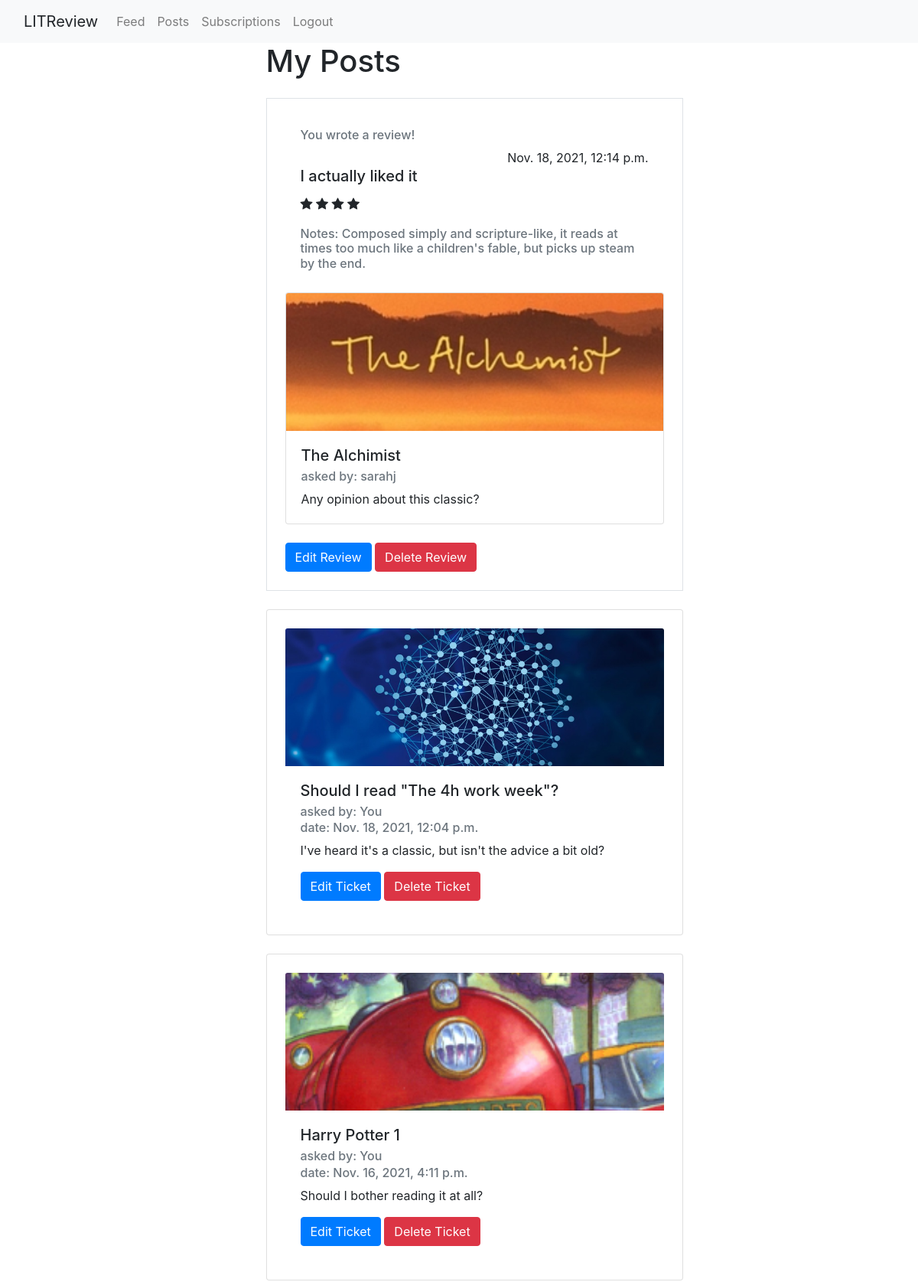
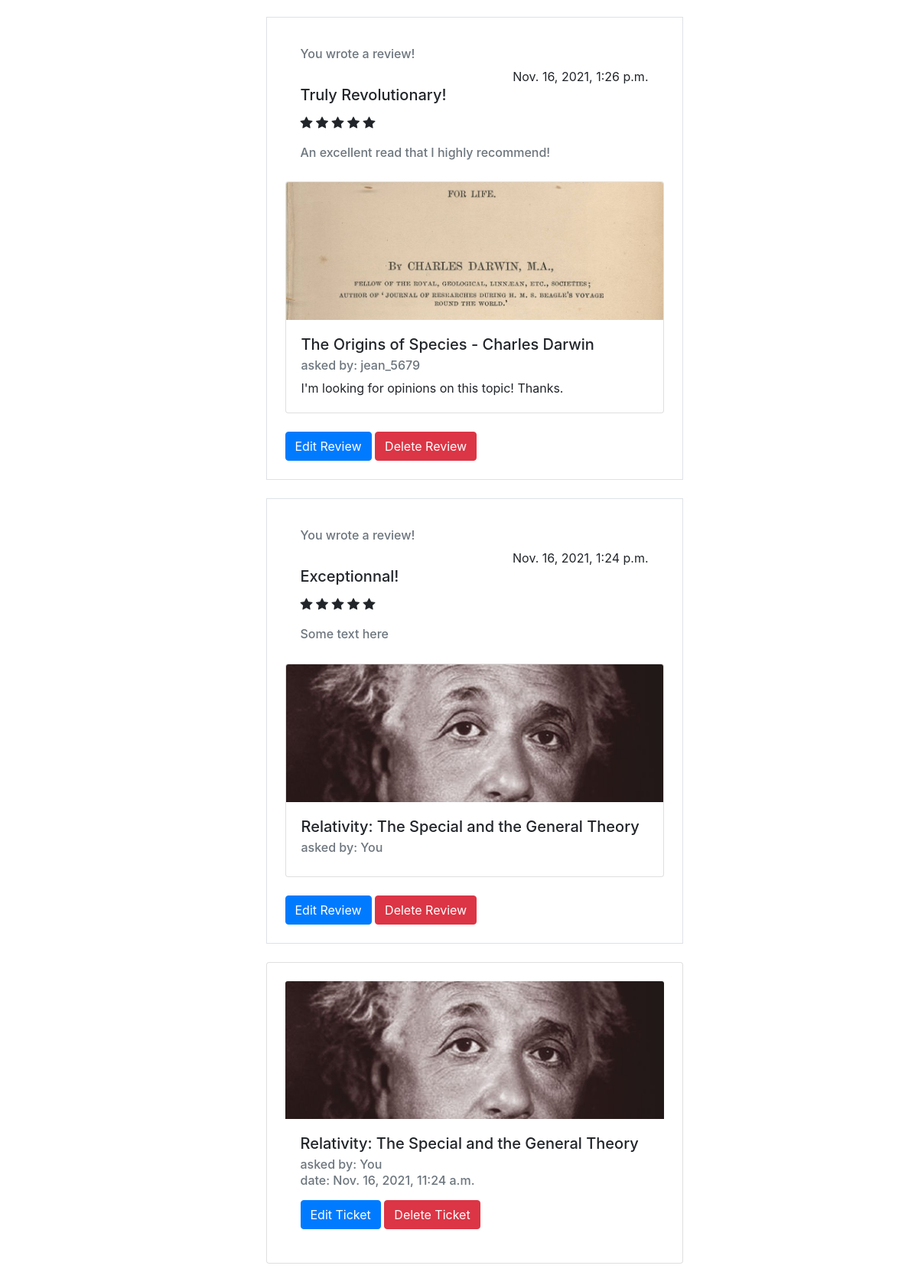
Page /posts (signed in) on the committed database (2 pictures, top to bottom).
### webapp/models.py (models this page shows)
class Review(models.Model):
    ticket = models.ForeignKey(to=Ticket, on_delete=models.CASCADE)
    rating = models.PositiveSmallIntegerField(
        validators=[MinValueValidator(0), MaxValueValidator(5)])
    headline = models.CharField(max_length=128)
    body = models.CharField(max_length=8192, blank=True)
    user = models.ForeignKey(
        to=settings.AUTH_USER_MODEL, on_delete=models.CASCADE, blank=True)
    time_created = models.DateTimeField(auto_now_add=True)

class Ticket(models.Model):
    title = models.CharField(max_length=128, blank=True)
    description = models.TextField(max_length=2059, blank=True)
    user = models.ForeignKey(
        to=settings.AUTH_USER_MODEL, on_delete=models.CASCADE, blank=True)
    image = models.ImageField(upload_to='images/', null=True, blank=True)
    time_created = models.DateTimeField(auto_now_add=True)

### webapp/views.py (the view)
# urls.py: path('posts', views.posts, name="posts"),
@login_required
def posts(request):
    user = request.user
    user_reviews = Review.objects.all().filter(user_id=user.id)
    for review in list(user_reviews):
        review.type = 'REVIEW'
    user_tickets = Ticket.objects.all().filter(user_id=user.id)
    for ticket in list(user_tickets):
        ticket.type = 'TICKET'
    tickets_reviewed_by_user = list(
        Ticket.objects.filter(review__ticket__user=user.id))
    posts = sorted(
        list(user_tickets) + list(user_reviews),
        key=lambda post: post.time_created,
        reverse=True
    )
    return render(request, 'posts.html', locals())

### webapp/templates/posts.html (shortened to what this page needs)
{% extends "main.html" %}
{% block content %}
        <div class="row">
            <div class="col-md-3">
            </div>
            <div class="col-md-6">
<ul>
{% if posts %}
<h1>My Posts</h1>
{% for post in posts %}
    {% if post.type == 'TICKET' %}
        {% include 'ticket_snippet.html' with ticket=post %}
    {% elif post.type == 'REVIEW' %}
        {% include 'review_snippet.html' with review=post ticket=post.ticket %}
    {% endif %}
{% endfor %}
{% else %}
<h1>No posts !</h1>
{% endif %}
            </div>
        </div>
{% endblock content %}

### webapp/templates/review_snippet.html
<div class="container p-4 my-4 border">
  <div class="card-body">
    {% if review.user == user %}
       <h6 class="card-subtitle mb-2 text-muted">You wrote a review!</h6>
    {% else %}
    <h6 class="card-subtitle mb-2 text-muted">{{review.user}} wrote a review!</h6>
    {% endif %}
    <p class="card-text float-right">{{review.time_created}}</p>
    <br>
    <h5 class="card-title">{{review.headline}}</h5>
    <div class="rating">
        {% with ''|center:review.rating as range %}
        {% for _ in range %}
             <i class="bi bi-star-fill"></i>
        {% endfor %}
        {% endwith %}
    </div>
    <br>
    <h6 class="card-subtitle mb-2 text-muted">{{review.body}}</h6>
  </div>
<div class="card" style="">
  {% if review.ticket.image %}
    <img class="card-img-top embed-responsive-item" src="{{review.ticket.image.url}}" role="img" preserveAspectRatio="xMidYMid slice"></img>
  {% endif %}
  <div class="card-body">
    <h5 class="card-title">{{review.ticket.title}}</h5>
        <h6 class="card-subtitle mb-2 text-muted">asked by: {% if ticket.user == user %} You {% else %} {{ticket.user}} {% endif %}</h6>
    <p class="card-text">{{review.ticket.description}}</p>
  </div>
</div>
<br>
{% if request.resolver_match.url_name == 'feed' %}
  {% if review.user != user and ticket not in tickets_reviewed_by_user %}
    <a href="{% url 'write_review_ticket' ticket_id=review.ticket.id%}" >
      <button class="btn btn-primary btn-large">
        Write a review
      </button>
    </a>
  {% endif %}
{% else %}
  {% if review.user == user %}
  <a href="{% url 'edit_review' review_id=review.id %}" >
      <button class="btn btn-primary btn-large">
        Edit Review
      </button>
    </a>
    <a href="{% url 'delete_review' review_id=review.id %}" >
      <button class="btn btn-danger btn-large">
        Delete Review
      </button>
    </a>
  {% endif %}
{% endif %}
</div>

### webapp/templates/ticket_snippet.html
<div class="card p-4 my-4">
  {% if ticket.image %}
    <img class="card-img-top" width="100%" src="{{ticket.image.url}}" role="img" preserveAspectRatio="xMidYMid slice" focusable="false"></img>
  {% endif %}
  <div class="card-body">
    <h5 class="card-title">{{ticket.title}}</h5>
    <h6 class="card-subtitle mb-2 text-muted">asked by: {% if ticket.user == user %} You {% else %} {{ticket.user}} {% endif %}
    </h6>
    <h6 class="card-subtitle mb-2 text-muted">date: {{ticket.time_created}}</h6>
    <p class="card-text">{{ticket.description}}</p>
{% if request.resolver_match.url_name == 'feed' %}
  {% if ticket in tickets_reviewed_by_user %}
      <h6>You have already reviewed this ticket</h6>
  {% else %}
      <a href="{% url 'write_review_ticket' ticket_id=ticket.id %}" >
          <button class="btn btn-primary btn-large">
              Write a review
          </button>
      </a>
  {% endif %}
{% elif request.resolver_match.url_name == 'posts' %}
    {% if ticket.user == user %}
      <a href="{% url 'create_ticket' ticket_id=ticket.id%}" >
        <button class="btn btn-primary btn-large">
          Edit Ticket
        </button>
      </a>
      <a href="{% url 'delete_ticket' ticket_id=ticket.id %}" >
        <button class="btn btn-danger btn-large">
          Delete Ticket
        </button>
      </a>
    {% endif %}
{% endif %}
  </div>
</div>

### static/css/style.css (style rules this page uses)
.card-img-top { width: 100%; height: 15vw; object-fit: cover; }

### rows in the picture
Review: shows "You wrote a review!", time_created "Nov. 18, 2021, 12:14 p.m.", headline "I actually liked it", rating 4 (drawn), body "Notes: Composed simply and scripture-like, it reads at times too much like a children's fable, but picks up steam by the end.", ticket.image (picture), ticket "The Alchimist", ticket.description "Any opinion about this classic?", shows "Edit Review"
Ticket: user "sarahj"
Ticket: image (picture), title "Should I read \"The 4h work week\"?", shows "You", time_created "Nov. 18, 2021, 12:04 p.m.", description "I've heard it's a classic, but isn't the advice a bit old?", shows "Edit Ticket"
Ticket: image (picture), title "Harry Potter 1", shows "You", time_created "Nov. 16, 2021, 4:11 p.m.", description "Should I bother reading it at all?", shows "Edit Ticket"
Review: shows "You wrote a review!", time_created "Nov. 16, 2021, 1:26 p.m.", headline "Truly Revolutionary!", rating 5 (drawn), body "An excellent read that I highly recommend!", ticket.image (picture), ticket "The Origins of Species - Charles Darwin", ticket.description "I'm looking for opinions on this topic! Thanks.", shows "Edit Review"
Ticket: user "jean_5679"
Review: shows "You wrote a review!", time_created "Nov. 16, 2021, 1:24 p.m.", headline "Exceptionnal!", rating 5 (drawn), body "Some text here", ticket.image (picture), ticket "Relativity: The Special and the General Theory", shows "Edit Review"
Ticket: image (picture), title "Relativity: The Special and the General Theory", shows "You", time_created "Nov. 16, 2021, 11:24 a.m.", shows "Edit Ticket"
